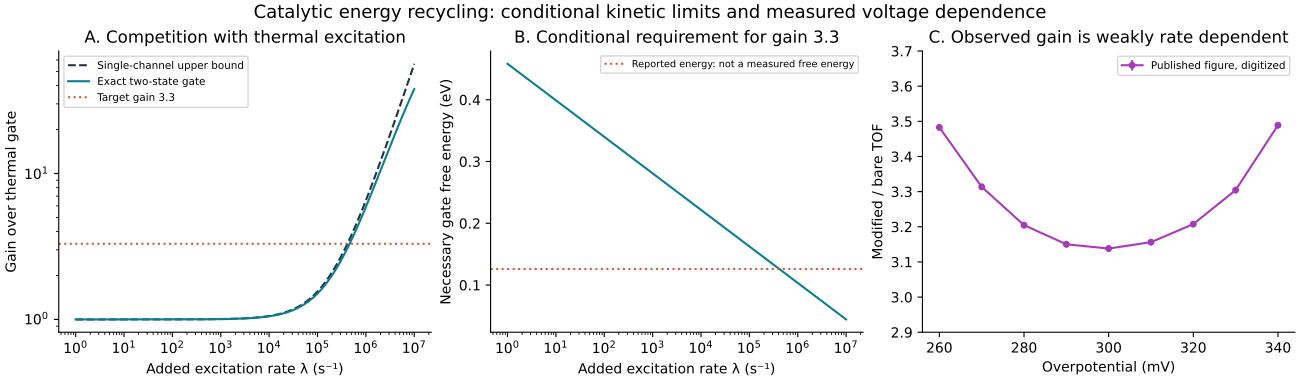

Reproduce this figure in Python.
"""Reproducible conditional calculations, not an identified catalyst model.

The numerical use of 0.126 eV as a gate FREE ENERGY and 41 ns as a
thermal relaxation time is a deliberately explicit hypothesis. The primary
source reports vibrational single-point energy and a storage annotation,
which do not establish those identifications. No parameter uncertainties
are fabricated. Figure digitization errors are geometric errors only.
"""
from pathlib import Path
import json
import math
import numpy as np
from scipy.special import expi
from PIL import Image
import matplotlib
matplotlib.use('Agg')
import matplotlib.pyplot as plt

HERE = Path(__file__).resolve().parent
ROOT = HERE.parent.parent
KB_EV = 8.617333262145e-5
T = 298.0
KT = KB_EV*T
TAU = 41e-9
GAP = .126
BARRIER0 = .375
BARRIER1 = .183
PREFACTOR = 2.3e9
GAIN = 3.3
b = 1/TAU
a = b*math.exp(-GAP/KT)
k0 = PREFACTOR*math.exp(-BARRIER0/KT)
k1 = PREFACTOR*math.exp(-BARRIER1/KT)

def effective_rate(a_up, b_down=b, cold=k0, hot=k1):
    """Inverse MFPT to reaction, starting in cold state; exact 2-state gate."""
    return (cold*(b_down+hot)+a_up*hot)/(a_up+b_down+hot)

thermal = effective_rate(a)
required_up = (b+k1)*(GAIN*thermal-k0)/(k1-GAIN*thermal)
c = (BARRIER0-BARRIER1)/KT
excess_hazard = k0*TAU*(expi(c)-np.euler_gamma-math.log(c))
results = {
    'status': 'conditional model calculations, not measured gate rates',
    'temperature_K': T,
    'kBT_eV': KT,
    'assumed_gate_free_energy_eV': GAP,
    'assumed_thermal_down_time_s': TAU,
    'thermal_up_rate_s-1': a,
    'thermal_down_rate_s-1': b,
    'cold_reaction_rate_s-1': k0,
    'hot_reaction_rate_s-1': k1,
    'thermal_gate_effective_rate_s-1': thermal,
    'thermal_gate_vs_always_cold_ratio': thermal/k0,
    'gain_target': GAIN,
    'necessary_pump_rate_s-1_single_edge_bound': (GAIN-1)*a,
    'exact_pump_rate_s-1_for_two_state_gate': required_up-a,
    'finite_exponential_pulse_excess_hazard': excess_hazard,
    'pulse_extra_reaction_probability_upper_bound': -math.expm1(-excess_hazard),
    'free_energy_requirement': [],
    'static_effective_barrier_shifts_eV': {str(g):KT*math.log(g) for g in (3.1,3.3,3.5)},
    'site_number_modified_over_bare': .04175/.079,
    'conditional_total_current_ratio_if_TOF_ratio_3point3_same_mass': 3.3*.04175/.079,
}
for lam in (1.,10.,100.,1000.,10000.,100000.,1000000.):
    required_F = KT*math.log((GAIN-1)/(lam*TAU))
    results['free_energy_requirement'].append({
        'pump_rate_s-1': lam,
        'gain_upper_bound': 1+lam/a,
        'exact_two_state_gate_gain': effective_rate(a+lam)/thermal,
        'necessary_gate_free_energy_eV': required_F,
        'entropy_deficit_kB_if_energy_is_0point126_eV': (required_F-GAP)/KT,
    })

# Digitize supplied SI page S26 (rendered previously with Poppler).
# Axes: TOF 0..18 at y=679..183, multiplier 1..4 on the same height.
im = np.asarray(Image.open(ROOT/'observation2'/'si-26.png').convert('RGB'))
digitized=[]
for eta, x in zip(range(260,341,10), np.linspace(340.5,888.5,9)):
    x=int(round(x)); patch=im[220:390,x-4:x+5,:]
    red=(patch[:,:,0]>180)&(patch[:,:,1]<130)&(patch[:,:,2]<145)
    ys=np.nonzero(red)[0]+220
    center=(float(ys.min())+float(ys.max()))/2
    # Purple bar is left of the group center; use interior pixels.
    # The legend contains a purple swatch over the 270 mV bar. Restrict the
    # vertical search below that legend for bars known to lie below y=400.
    y_start=400 if eta<=320 else (350 if eta==330 else 220)
    pp=im[y_start:679,x-25:x-8,:]
    purple=(pp[:,:,0]>120)&(pp[:,:,2]>150)&(pp[:,:,1]<150)&(pp[:,:,2]>pp[:,:,0]+10)
    yy=np.nonzero(purple)[0]+y_start
    top=float(yy.min())
    tof=(679-top)*18/(679-183)
    gain=1+(679-center)*3/(679-183)
    digitized.append({'overpotential_mV':eta, 'gain_digitized':gain,
        'gain_pixel_error_halfwidth':1.5*3/(679-183),
        'modified_TOF_digitized_s-1_per_reported_site':tof,
        'TOF_pixel_error_halfwidth':1.5*18/(679-183),
        'bare_TOF_derived_from_modified_and_gain':tof/gain,
        'red_center_pixel_y':center,'purple_top_pixel_y':top})
results['S16_digitization']={
    'source':'Liang et al., DOI 10.1021/jacs.5c15936.s001, Fig S16, page S26',
    'method':'colored bar top and red circle center from Poppler rendering',
    'uncertainty':'1.5 pixel geometric halfwidth; NOT a measurement CI; original error bars not converted to statistical uncertainty',
    'points':digitized}

# Numerical property check on independently sampled positive gate parameters.
# This checks algebraic implementation, not empirical validity or novelty.
rng=np.random.default_rng(52684)
worst=-np.inf
for _ in range(10000):
    aa,bb,kk,ratio,ll = 10**rng.uniform(-5,5,5)
    kh=kk*(1+ratio)
    observed=effective_rate(aa+ll,bb,kk,kh)/effective_rate(aa,bb,kk,kh)
    worst=max(worst, observed/(1+ll/aa)-1)
assert worst <= 1e-10
results['algebra_implementation_check_max_fractional_bound_violation']=float(worst)
(HERE/'thermal_competition_results.json').write_text(json.dumps(results,indent=2))

plt.rcParams.update({'font.size':10,'axes.spines.top':False,'axes.spines.right':False})
fig,axs=plt.subplots(1,3,figsize=(13,3.8),layout='constrained')
lam=np.geomspace(1,1e7,500)
axs[0].loglog(lam,1+lam/a,label='Single-channel upper bound',color='#242f40',ls='--')
axs[0].loglog(lam,effective_rate(a+lam)/thermal,label='Exact two-state gate',color='#087f8c')
axs[0].axhline(GAIN,color='#cf5c36',ls=':',label='Target gain 3.3')
axs[0].set(xlabel='Added excitation rate λ (s⁻¹)',ylabel='Gain over thermal gate',title='A. Competition with thermal excitation')
axs[0].legend(fontsize=7.5)
F=KT*np.log((GAIN-1)/(lam*TAU))
axs[1].semilogx(lam,F,color='#087f8c')
axs[1].axhline(GAP,color='#cf5c36',ls=':',label='Reported energy: not a measured free energy')
axs[1].set(xlabel='Added excitation rate λ (s⁻¹)',ylabel='Necessary gate free energy (eV)',title='B. Conditional requirement for gain 3.3')
axs[1].legend(fontsize=7)
etas=[p['overpotential_mV'] for p in digitized]
gains=[p['gain_digitized'] for p in digitized]
axs[2].errorbar(etas,gains,yerr=[p['gain_pixel_error_halfwidth'] for p in digitized],fmt='o-',color='#a73ab7',ms=4,label='Published figure, digitized')
axs[2].set(xlabel='Overpotential (mV)',ylabel='Modified / bare TOF',title='C. Observed gain is weakly rate dependent',ylim=(2.9,3.7))
axs[2].legend(fontsize=7.5)
fig.suptitle('Catalytic energy recycling: conditional kinetic limits and measured voltage dependence',fontsize=13)
fig.savefig(HERE/'thermal_competition.png',dpi=180)
fig.savefig(HERE/'thermal_competition.pdf')
print(json.dumps({k:v for k,v in results.items() if k not in ('S16_digitization','free_energy_requirement')},indent=2))
print(json.dumps(digitized,indent=2))
